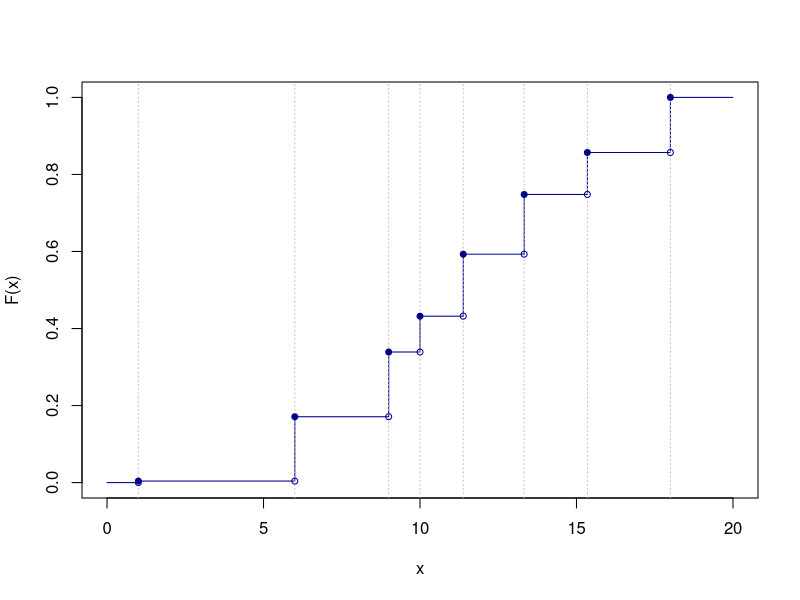

Source code (R):
# RICHIESTE
prima_1 <- 9.999
prima_2 <- 13.328
seconda_1 <- 6.001
seconda_2 <- 8.999
terza <- 5.176

regions <- c(1, 6, 9, 10, 11.382, 13.329, 15.348, 18)
values <- c(0.004, 0.167, 0.168, 0.093, 0.161, 0.155, 0.109, 0.143)




# PROGRAMMA PRINCIPALE
#
#
regions <- c(c(-1), regions, c(30))
values <- c(c(0), values)
plot.new()
EPSILON <- 0.001
f_values <- c(0)

for(i in 2:length(values)) {
  f_values <- cbind(f_values,f_values[i-1] + values[i])
}

x <- seq(0, 20, by = EPSILON)

groups <- cut(x, regions)
fx <- f_values[groups]

par(new=TRUE)
plot(fx, x = x, type="l", xlab = "x", ylab = "F(x)", cex = EPSILON, col = "Blue4", bg = "transparent")

for(i in 2:length(regions)) {
  abline(v = regions[i], lty="dotted", col = "Gray")
  points(regions[i], f_values[i], col = "Blue4", bg = "Blue4", pch = 21, cex = 0.8)
  points(regions[i], f_values[i-1], col = "Blue4", pch = 21, cex = 0.8)
}

f <- function(x) {
  ifelse(x < regions[2], f_values[1],
    ifelse(x >= regions[2] && x < regions[3], f_values[2],
      ifelse(x >= regions[3] && x < regions[4], f_values[3],
        ifelse(x >= regions[4] && x < regions[5], f_values[4],
          ifelse(x >= regions[5] && x < regions[6], f_values[5],
            ifelse(x >= regions[6] && x < regions[7], f_values[6],
               ifelse(x >= regions[7] && x < regions[8], f_values[7],
                  ifelse(x >= regions[8] && x < regions[9], f_values[8],
                    ifelse(x >= regions[9], fvalues[9], NaN)))))))))
}


print(f(prima_2)-f(prima_1))
print(f(seconda_2))
print(1-f(terza))

